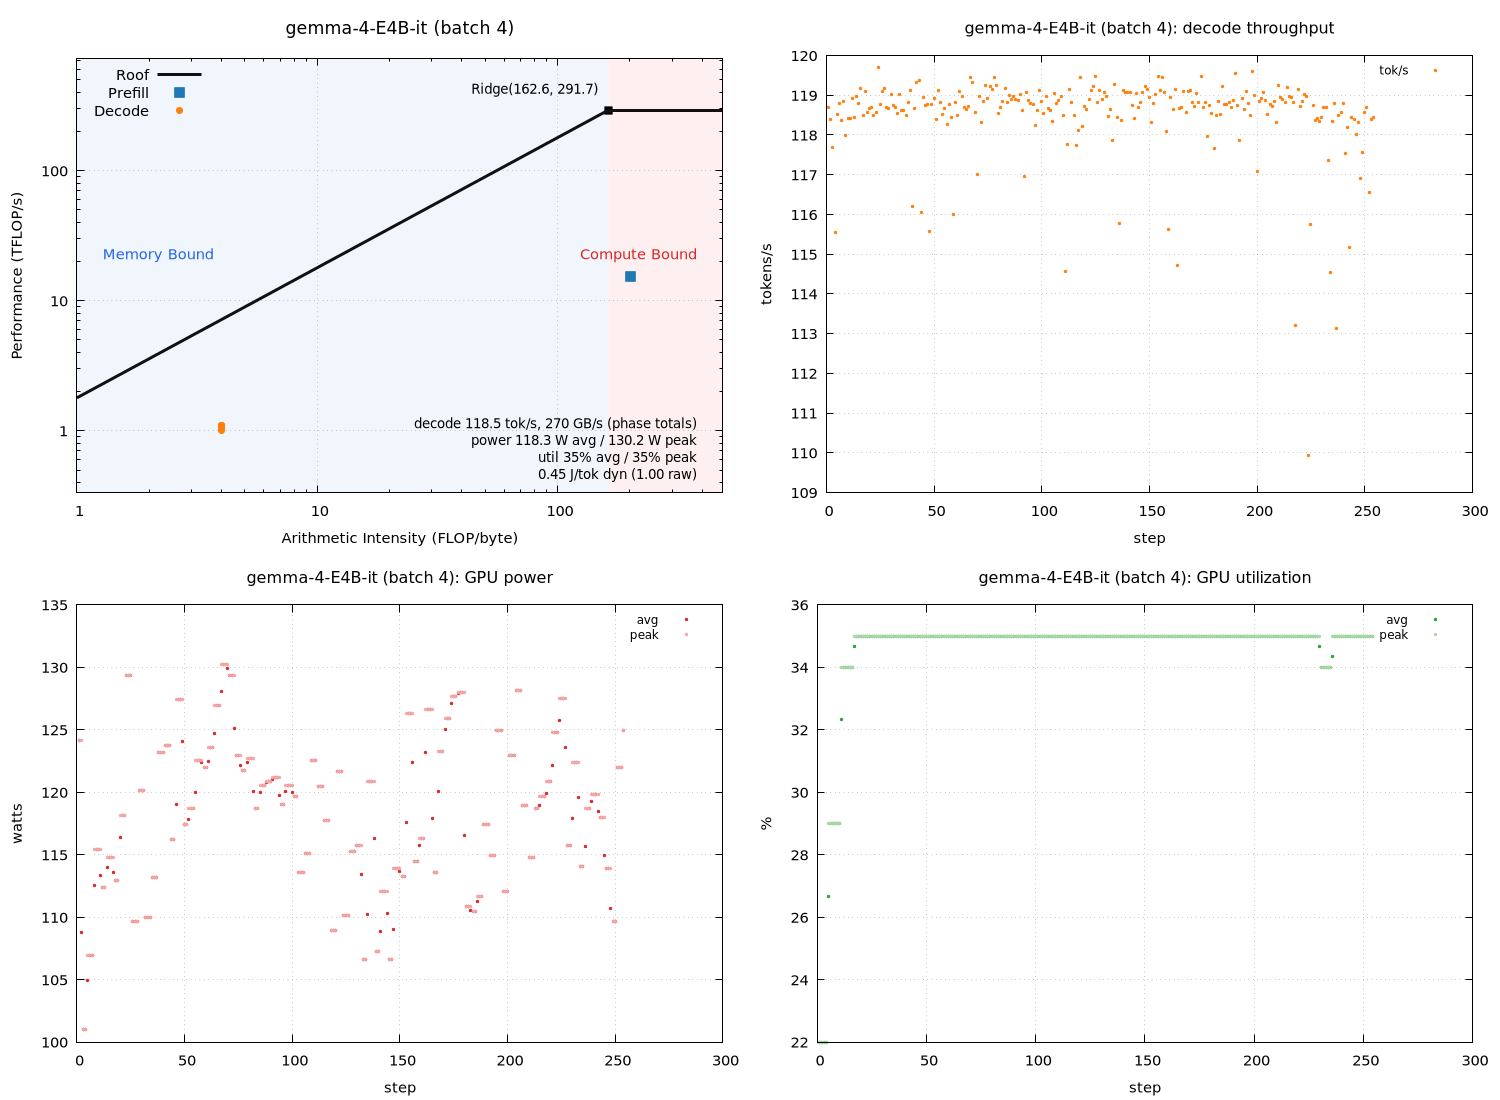

Generate this figure with gnuplot:
set terminal pngcairo size 1500,1100 enhanced font 'Sans,11'
set output 'gemma_metrics_roofline.png'
set datafile separator "\t"
set datafile missing 'NaN'
set multiplot layout 2,2
unset label
unset object
unset arrow
set title "gemma-4-E4B-it (batch 4)" font ',13'
set xlabel "Arithmetic Intensity (FLOP/byte)"
set ylabel "Performance (TFLOP/s)"
set logscale xy
set xrange [1:487.657]
set yrange [0.335181:729.25]
set grid xtics ytics
set key top left
set object 1 rectangle from graph 0, graph 0 to first 162.552, graph 1 \
    fillcolor rgb '#dce9f7' fillstyle solid 0.45 noborder behind
set object 2 rectangle from first 162.552, graph 0 to graph 1, graph 1 \
    fillcolor rgb '#fbdcdc' fillstyle solid 0.45 noborder behind
set label 1 "Memory Bound" at graph 0.04, graph 0.55 left \
    textcolor rgb '#2563eb' font ',11'
set label 2 "Compute Bound" at graph 0.96, graph 0.55 right \
    textcolor rgb '#dc2626' font ',11'
set label 3 "Ridge(162.6, 291.7)" \
    at first 162.552, first 291.7 right \
    point pointtype 5 pointsize 1.2 \
    offset character -1.5, character 1 font ',10'
set label 4 "decode 118.5 tok/s, 270 GB/s (phase totals)\npower 118.3 W avg / 130.2 W peak\nutil 35% avg / 35% peak\n0.45 J/tok dyn (1.00 raw)" at graph 0.96, graph 0.16 right font ',10'
peak_t = 291.7
peak_b = 1794.5
roof(x) = (x * peak_b / 1000.0 < peak_t) ? x * peak_b / 1000.0 : peak_t
plot roof(x) with lines linewidth 3 linecolor rgb '#111111' title 'Roof', \
     'gemma_metrics_roofline.dat' using 3:(strcol(2) eq 'prefill' ? $4 : 1/0) with points \
         pointtype 5 pointsize 1.6 linecolor rgb '#1f77b4' title 'Prefill', \
     'gemma_metrics_roofline.dat' using 3:(strcol(2) eq 'decode' ? $4 : 1/0) with points \
         pointtype 7 pointsize 1.0 linecolor rgb '#ff7f0e' title 'Decode'

unset label
unset object
unset arrow
unset logscale
set xrange [*:*]
set yrange [*:*]
set title "gemma-4-E4B-it (batch 4): decode throughput" font ',12'
set xlabel "step"
set ylabel "tokens/s"
set grid xtics ytics
set key top right font ',9'
plot 'gemma_metrics_roofline.dat' using 1:(strcol(2) eq 'decode' ? $5 : 1/0) with points pointtype 7 pointsize 0.4 linecolor rgb '#ff7f0e' title 'tok/s'

unset label
unset object
unset arrow
unset logscale
set xrange [*:*]
set yrange [*:*]
set title "gemma-4-E4B-it (batch 4): GPU power" font ',12'
set xlabel "step"
set ylabel "watts"
set grid xtics ytics
set key top right font ',9'
plot 'gemma_metrics_roofline.dat' using 1:(strcol(2) eq 'decode' ? $6 : 1/0) with points pointtype 7 pointsize 0.4 linecolor rgb '#d62728' title 'avg', \
     'gemma_metrics_roofline.dat' using 1:(strcol(2) eq 'decode' ? $8 : 1/0) with points pointtype 7 pointsize 0.4 linecolor rgb '#f4a6a6' title 'peak'

unset label
unset object
unset arrow
unset logscale
set xrange [*:*]
set yrange [*:*]
set title "gemma-4-E4B-it (batch 4): GPU utilization" font ',12'
set xlabel "step"
set ylabel "%"
set grid xtics ytics
set key top right font ',9'
plot 'gemma_metrics_roofline.dat' using 1:(strcol(2) eq 'decode' ? $7 : 1/0) with points pointtype 7 pointsize 0.4 linecolor rgb '#2ca02c' title 'avg', \
     'gemma_metrics_roofline.dat' using 1:(strcol(2) eq 'decode' ? $9 : 1/0) with points pointtype 7 pointsize 0.4 linecolor rgb '#a9d7a9' title 'peak'

unset multiplot
